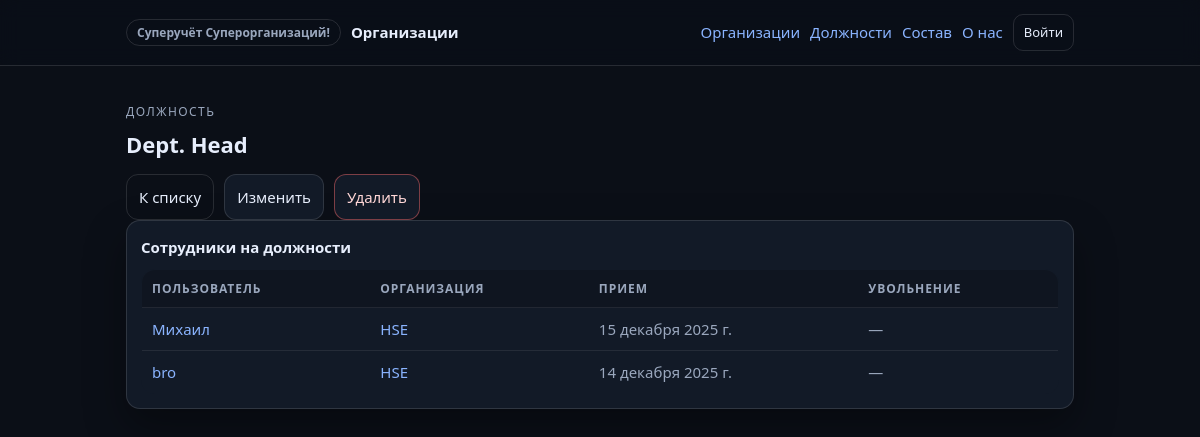
Page /positions/3/ on the committed database.
### core/models.py (models this page shows, shortened)
class Position(models.Model):
    name = models.CharField(max_length=50, unique=True)
    class Meta:
        ordering = ["name"]
        verbose_name = "Должность"
        verbose_name_plural = "Должности"

class Membership(models.Model):
    user = models.ForeignKey(settings.AUTH_USER_MODEL,on_delete=models.CASCADE,related_name="memberships")
    organization = models.ForeignKey(Organization,on_delete=models.CASCADE,related_name="memberships")
    position = models.ForeignKey(Position,on_delete=models.SET_DEFAULT,default=default_position_id,related_name="memberships")
    hire_date = models.DateField(default=timezone.localdate)
    dismissal_date = models.DateField(null=True, blank=True)
    class Meta:
        unique_together = (("user", "organization"))
        ordering = ["-hire_date", "organization__organization_name", "user__username"]
        verbose_name = "Сотрудник в организации"
        verbose_name_plural = "Сотрудники в организациях"

class Organization(models.Model):
    organization_name = models.CharField(max_length=50)
    founding_date = models.DateField(default=timezone.localdate)
    address = models.CharField(max_length=200)
    director_name = models.CharField(max_length=50)
    users = models.ManyToManyField(settings.AUTH_USER_MODEL,through="Membership",related_name="organizations",blank=True)
    class Meta:
        ordering = ["organization_name"]
        verbose_name = "Организация"
        verbose_name_plural = "Организации"
    def __str__(self):
        return self.organization_name

### core/views.py (the view)
# urls.py: path("positions/<int:pk>/",views.PositionDetail.as_view(),name="position-detail"),
class PositionDetail(DetailView):
    model = Position
    template_name = "core/position_detail.html"
    queryset = Position.objects.prefetch_related("memberships__user", "memberships__organization")

### core/templates/core/position_detail.html (shortened to what this page needs)
{% extends "index.html" %}
{% block content %}
<div class="page-head">
  <div>
    <div class="kicker">Должность</div>
    <h1>{{ object.name }}</h1>
  </div>
  <div class="actions">
    <a class="btn ghost" href="{% url 'core:position-list' %}">К списку</a>
    <a class="btn" href="{% url 'core:position-update' object.pk %}">Изменить</a>
    <a class="btn danger" href="{% url 'core:position-delete' object.pk %}">Удалить</a>
  </div>
</div>
<div class="card">
  <div class="card-title">Сотрудники на должности</div>
  {% if object.memberships.all %}
  <table class="table compact">
    <thead><tr><th>Пользователь</th><th>Организация</th><th>Прием</th><th>Увольнение</th></tr></thead>
    <tbody>
      {% for m in object.memberships.all %}
      <tr>
        <td><a class="link" href="{% url 'core:membership-detail' m.pk %}">{{ m.user }}</a></td>
        <td><a class="link" href="{% url 'core:organization-detail' m.organization_id %}">{{ m.organization }}</a></td>
        <td class="muted">{{ m.hire_date }}</td>
        <td class="muted">{{ m.dismissal_date|default:"—" }}</td>
      </tr>
      {% endfor %}
    </tbody>
  </table>
  {% else %}
  <div class="empty">Пока нет сотрудников</div>
  {% endif %}
</div>
{% endblock %}

### static/css/site.css (style rules this page uses)
:root { --bg: #0b0f17; --panel: #121a27; --text: #e7eefc; --muted: #9aa7bd; --border: rgba(255, 255, 255, 0.12); --link: #8ab4ff; --danger: #ff6b6b; --shadow: 0 18px 40px rgba(0, 0, 0, 0.35); --radius: 14px; }
* { box-sizing: border-box; }
html, body { height: 100%; }
html { color-scheme: dark; }
body { margin: 0; font: 15px/1.6 system-ui, -apple-system, "Segoe UI", Roboto, Arial; background: var(--bg); color: var(--text); }
a { color: var(--link); text-decoration: none; }
.kicker { color: var(--muted); text-transform: uppercase; font-size: 12px; letter-spacing: 0.12em; }
h1 { margin: 6px 0 0; font-size: 22px; font-weight: 800; }
.stats, .actions { display: flex; gap: 10px; flex-wrap: wrap; margin-top: 12px; }
.card { background: var(--panel); border: 1px solid var(--border); border-radius: var(--radius); padding: 14px; box-shadow: var(--shadow); }
.card-title { margin: 0 0 10px; font-size: 15px; font-weight: 700; }
.table { width: 100%; border-collapse: collapse; border: 1px solid var(--border); border-radius: var(--radius); overflow: hidden; background: var(--panel); }
.table th, .table td { padding: 10px 12px; border-bottom: 1px solid rgba(255, 255, 255, 0.08); vertical-align: top; }
.table th { text-align: left; color: var(--muted); font-size: 12px; letter-spacing: 0.08em; text-transform: uppercase; background: rgba(0, 0, 0, 0.18); }
.table tr:last-child td { border-bottom: 0; }
.table.compact th, .table.compact td { padding: 9px 10px; }
.btn { display: inline-flex; align-items: center; gap: 8px; padding: 10px 12px; border: 1px solid var(--border); border-radius: 12px; background: var(--panel); color: var(--text); cursor: pointer; }
.btn.ghost { background: transparent; }
.btn.danger { border-color: rgba(255, 107, 107, 0.45); color: #ffd6d6; }
.help, .muted, .footer { color: var(--muted); }

### rows in the picture
Position: name "Dept. Head"
Membership: user "Михаил", organization "HSE", hire_date "15 декабря 2025 г.", dismissal_date "—"
Membership: user "bro", organization "HSE", hire_date "14 декабря 2025 г.", dismissal_date "—"
